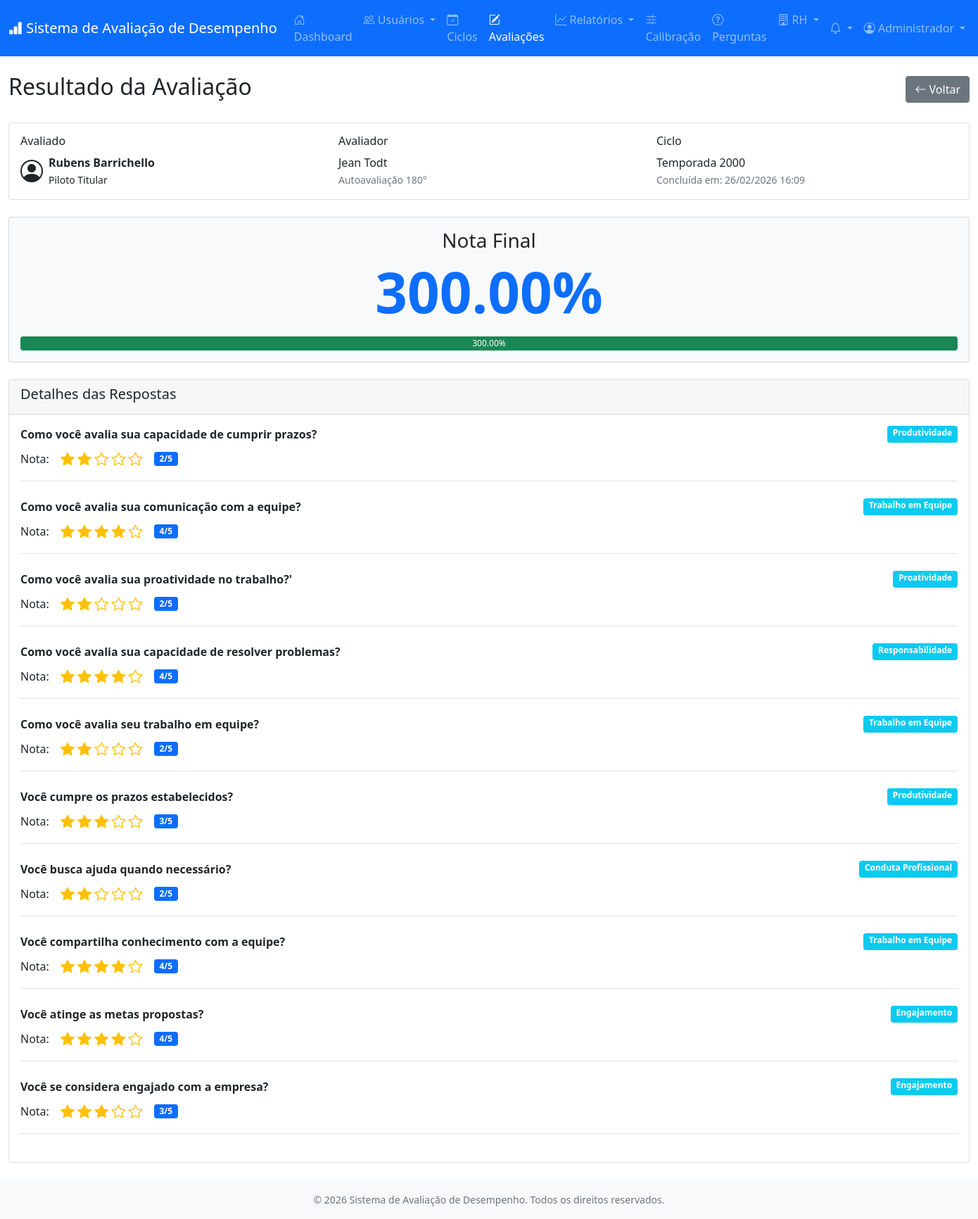
/modules/avaliacoes/visualizar.php?id=177 (signed in), run on the app's committed database.
### tables this page shows
CREATE TABLE `usuarios` (
  `id` int(11) NOT NULL,
  `empresa_id` int(11) DEFAULT NULL,
  `nome` varchar(150) NOT NULL,
  `email` varchar(150) NOT NULL,
  `telefone` varchar(20) DEFAULT NULL,
  `senha` varchar(255) NOT NULL,
  `cargo_id` int(11) DEFAULT NULL,
  `departamento_id` int(11) DEFAULT NULL,
  `gestor_id` int(11) DEFAULT NULL,
  `tipo` enum('admin','rh','gestor','colaborador') DEFAULT 'colaborador',
  `ativo` tinyint(1) DEFAULT 1,
  `foto_perfil` varchar(255) DEFAULT NULL,
  `data_contratacao` date DEFAULT NULL,
  `data_criacao` timestamp NULL DEFAULT current_timestamp(),
  `data_atualizacao` timestamp NULL DEFAULT current_timestamp() ON UPDATE current_timestamp()
);

CREATE TABLE `avaliacoes` (
  `id` int(11) NOT NULL,
  `ciclo_id` int(11) NOT NULL,
  `avaliado_id` int(11) NOT NULL,
  `avaliador_id` int(11) NOT NULL,
  `formulario_id` int(11) NOT NULL,
  `status` enum('pendente','em_andamento','concluida') DEFAULT 'pendente',
  `data_inicio` datetime DEFAULT NULL,
  `data_conclusao` datetime DEFAULT NULL,
  `nota_final` decimal(5,2) DEFAULT NULL,
  `feedback_geral` text DEFAULT NULL,
  `data_criacao` timestamp NULL DEFAULT current_timestamp()
);

CREATE TABLE `cargos` (
  `id` int(11) NOT NULL,
  `nome` varchar(100) NOT NULL,
  `nivel` varchar(50) DEFAULT NULL,
  `descricao` text DEFAULT NULL,
  `ativo` tinyint(1) DEFAULT 1,
  `data_criacao` timestamp NULL DEFAULT current_timestamp()
);

CREATE TABLE `formularios` (
  `id` int(11) NOT NULL,
  `nome` varchar(150) NOT NULL,
  `descricao` text DEFAULT NULL,
  `tipo` enum('autoavaliacao','gestor','pares','subordinados','360','rotina','rh') DEFAULT 'autoavaliacao',
  `peso` int(11) DEFAULT 1,
  `ativo` tinyint(1) DEFAULT 1,
  `data_criacao` timestamp NULL DEFAULT current_timestamp()
);

CREATE TABLE `ciclos_avaliacao` (
  `id` int(11) NOT NULL,
  `nome` varchar(150) NOT NULL,
  `descricao` text DEFAULT NULL,
  `data_inicio` date NOT NULL,
  `data_fim` date NOT NULL,
  `tipo` enum('90','180','360') DEFAULT '180',
  `empresa_id` int(11) DEFAULT NULL,
  `formulario_id` int(11) DEFAULT NULL,
  `status` enum('planejado','em_andamento','finalizado','cancelado') DEFAULT 'planejado',
  `configuracao` longtext DEFAULT NULL CHECK (json_valid(`configuracao`)),
  `data_criacao` timestamp NULL DEFAULT current_timestamp(),
  `data_atualizacao` timestamp NULL DEFAULT current_timestamp() ON UPDATE current_timestamp()
);

CREATE TABLE `respostas` (
  `id` int(11) NOT NULL,
  `avaliacao_id` int(11) NOT NULL,
  `pergunta_id` int(11) NOT NULL,
  `resposta_texto` text DEFAULT NULL,
  `resposta_nota` int(11) DEFAULT NULL,
  `data_resposta` timestamp NULL DEFAULT current_timestamp()
);

CREATE TABLE `perguntas` (
  `id` int(11) NOT NULL,
  `formulario_id` int(11) NOT NULL,
  `competencia_id` int(11) DEFAULT NULL,
  `texto` text NOT NULL,
  `tipo_resposta` enum('escala_1_5','texto','nota','sim_nao') DEFAULT 'escala_1_5',
  `peso` int(11) DEFAULT 1,
  `ordem` int(11) DEFAULT 0,
  `obrigatorio` tinyint(1) DEFAULT 1
);

CREATE TABLE `competencias` (
  `id` int(11) NOT NULL,
  `nome` varchar(100) NOT NULL,
  `descricao` text DEFAULT NULL,
  `tipo` enum('comportamental','tecnica','organizacional') DEFAULT 'comportamental',
  `ativo` tinyint(1) DEFAULT 1,
  `data_criacao` timestamp NULL DEFAULT current_timestamp()
);

### modules/avaliacoes/visualizar.php (the view, shortened to what the rows shown need)
<?php
require_once '../../config/database.php';
require_once '../../includes/auth.php';
require_once '../../includes/functions.php';
$database = new Database();
$conn = $database->getConnection();
$auth = new Auth();
$functions = new Functions();
$auth->requireLogin();
$avaliacao_id = $_GET['id'] ?? 0;
$query = "SELECT a.*,
            u.nome as avaliado_nome,
            u.email as avaliado_email,
            u.foto_perfil,
            u.cargo_id,
            c.nome as cargo_nome,
            av.nome as avaliador_nome,
            ci.nome as ciclo_nome,
            f.nome as formulario_nome
          FROM avaliacoes a
          JOIN usuarios u ON a.avaliado_id = u.id
          LEFT JOIN cargos c ON u.cargo_id = c.id
          JOIN usuarios av ON a.avaliador_id = av.id
          JOIN ciclos_avaliacao ci ON a.ciclo_id = ci.id
          JOIN formularios f ON a.formulario_id = f.id
          WHERE a.id = :id";
$stmt = $conn->prepare($query);
$stmt->bindParam(':id', $avaliacao_id);
$stmt->execute();
$avaliacao = $stmt->fetch();
$query_respostas = "SELECT r.*, p.texto as pergunta_texto, p.tipo_resposta,
                           c.nome as competencia_nome
                    FROM respostas r
                    JOIN perguntas p ON r.pergunta_id = p.id
                    LEFT JOIN competencias c ON p.competencia_id = c.id
                    WHERE r.avaliacao_id = :avaliacao_id
                    ORDER BY p.ordem ASC";
$stmt = $conn->prepare($query_respostas);
$stmt->bindParam(':avaliacao_id', $avaliacao_id);
$stmt->execute();
$respostas = $stmt->fetchAll();
require_once '../../includes/header.php';
?>
<div class="row">
    <div class="col-12">
        <div class="d-flex justify-content-between align-items-center mb-4">
            <h2>Resultado da Avaliação</h2>
        </div>
        <div class="card mb-4">
            <div class="card-body">
                <div class="row">
                    <div class="col-md-4">
                        <div class="d-flex align-items-center">
                            <div>
                                <strong><?php echo htmlspecialchars($avaliacao['avaliado_nome']); ?></strong><br>
                                <small><?php echo htmlspecialchars($avaliacao['cargo_nome'] ?? ''); ?></small>
                            </div>
                        </div>
                    </div>
                    <div class="col-md-4">
                        <h6>Avaliador</h6>
                        <p class="mb-0"><?php echo htmlspecialchars($avaliacao['avaliador_nome']); ?></p>
                        <small class="text-muted"><?php echo htmlspecialchars($avaliacao['formulario_nome']); ?></small>
                    </div>
                    <div class="col-md-4">
                        <h6>Ciclo</h6>
                        <p class="mb-0"><?php echo htmlspecialchars($avaliacao['ciclo_nome']); ?></p>
                        <small class="text-muted">
                            Concluída em: <?php echo $functions->formatDate($avaliacao['data_conclusao'], 'd/m/Y H:i'); ?>
                        </small>
                    </div>
                </div>
            </div>
        </div>
        <?php if ($avaliacao['nota_final']): ?>
        <div class="card mb-4 bg-light">
            <div class="card-body text-center">
                <h3>Nota Final</h3>
                <div class="display-1 text-primary fw-bold">
                    <?php echo number_format($avaliacao['nota_final'], 2); ?>%
                </div>
                <div class="progress mt-3" style="height: 20px;">
                    <div class="progress-bar bg-<?php
                        echo $avaliacao['nota_final'] >= 80 ? 'success' :
                            ($avaliacao['nota_final'] >= 60 ? 'warning' : 'danger');
                    ?>" role="progressbar"
                         style="width: <?php echo $avaliacao['nota_final']; ?>%">
                        <?php echo number_format($avaliacao['nota_final'], 2); ?>%
                    </div>
                </div>
            </div>
        </div>
        <?php endif; ?>
        <div class="card">
            <div class="card-body">
                <?php if (empty($respostas)): ?>
                <p class="text-muted text-center py-4">
                    <i class="bi bi-chat-square-text fs-1 d-block mb-3"></i>
                    Nenhuma resposta encontrada para esta avaliação.
                </p>
                <?php else: ?>
                    <?php foreach ($respostas as $resposta): ?>
                    <div class="mb-4 pb-3 border-bottom">
                        <div class="d-flex justify-content-between mb-2">
                            <strong><?php echo htmlspecialchars($resposta['pergunta_texto']); ?></strong>
                            <?php if ($resposta['competencia_nome']): ?>
                            <span class="badge bg-info"><?php echo htmlspecialchars($resposta['competencia_nome']); ?></span>
                            <?php endif; ?>
                        </div>
                        <?php if ($resposta['resposta_nota'] !== null): ?>
                            <?php if ($resposta['tipo_resposta'] == 'sim_nao'): ?>
                                <div class="mt-2">
                                    <?php if ($resposta['resposta_nota'] == 1): ?>
                                    <span class="badge bg-success p-2">
                                        <i class="bi bi-check-circle"></i> SIM
                                    </span>
                                    <?php else: ?>
                                    <span class="badge bg-danger p-2">
                                        <i class="bi bi-x-circle"></i> NÃO
                                    </span>
                                    <?php endif; ?>
                                </div>
                            <?php elseif ($resposta['tipo_resposta'] == 'escala_1_5'): ?>
                                <div class="d-flex align-items-center">
                                    <span class="me-3">Nota:</span>
                                    <div class="rating-display">
                                        <?php for ($i = 1; $i <= 5; $i++): ?>
                                        <i class="bi bi-star<?php echo $i <= $resposta['resposta_nota'] ? '-fill' : ''; ?> text-warning fs-5"></i>
                                        <?php endfor; ?>
                                    </div>
                                    <span class="ms-3 badge bg-primary"><?php echo $resposta['resposta_nota']; ?>/5</span>
                                </div>
                            <?php endif; ?>
                        <?php endif; ?>
                    </div>
                    <?php endforeach; ?>
                <?php endif; ?>
            </div>
        </div>
    </div>
</div>
<?php
require_once '../../includes/footer.php';
?>

### includes/header.php (shortened to what the rows shown need)
<?php
require_once dirname(__DIR__) . '/config/database.php';
require_once dirname(__DIR__) . '/includes/auth.php';
require_once dirname(__DIR__) . '/includes/functions.php';
$user = $auth->getUser();
?><!DOCTYPE html>
<html lang="pt-BR">
<head>
    <link href="https://cdn.jsdelivr.net/npm/bootstrap@5.1.3/dist/css/bootstrap.min.css" rel="stylesheet">
    <link rel="stylesheet" href="https://cdn.jsdelivr.net/npm/bootstrap-icons@1.8.1/font/bootstrap-icons.css">
    <link rel="stylesheet" href="<?php echo SITE_URL; ?>/assets/css/style.css">
</head>
<body>
    <nav class="navbar navbar-expand-lg navbar-dark bg-primary">
        <div class="container-fluid">
            <div class="collapse navbar-collapse" id="navbarNav">
                <ul class="navbar-nav">
                    <li class="nav-item dropdown">
                        <a class="nav-link dropdown-toggle" href="#" role="button" data-bs-toggle="dropdown" aria-expanded="false">
                            <i class="bi bi-person-circle"></i> <?php echo explode(' ', $user['nome'] ?? 'Usuário')[0]; ?>
                        </a>
                    </li>
                </ul>
            </div>
        </div>
    </nav>
    <main class="py-4">
        <div class="container-fluid">

### data on the page
usuarios: nome "Administrador"
avaliacoes: avaliado.nome "Rubens Barrichello", cargos.nome "Piloto Titular", avaliador.nome "Jean Todt", formulario.nome "Autoavaliação 180°", ciclo.nome "Temporada 2000", data_conclusao "26/02/2026 16:09", nota_final "300.00"
respostas: pergunta.texto "Como você avalia sua capacidade de cumprir prazos?", competencias.nome "Produtividade", resposta_nota "2"
respostas: pergunta.texto "Como você avalia sua comunicação com a equipe?", competencias.nome "Trabalho em Equipe", resposta_nota "4"
respostas: pergunta.texto "Como você avalia sua proatividade no trabalho?'", competencias.nome "Proatividade", resposta_nota "2"
respostas: pergunta.texto "Como você avalia sua capacidade de resolver problemas?", competencias.nome "Responsabilidade", resposta_nota "4"
respostas: pergunta.texto "Como você avalia seu trabalho em equipe?", competencias.nome "Trabalho em Equipe", resposta_nota "2"
respostas: pergunta.texto "Você cumpre os prazos estabelecidos?", competencias.nome "Produtividade", resposta_nota "3"
respostas: pergunta.texto "Você busca ajuda quando necessário?", competencias.nome "Conduta Profissional", resposta_nota "2"
respostas: pergunta.texto "Você compartilha conhecimento com a equipe?", competencias.nome "Trabalho em Equipe", resposta_nota "4"
respostas: pergunta.texto "Você atinge as metas propostas?", competencias.nome "Engajamento", resposta_nota "4"
respostas: pergunta.texto "Você se considera engajado com a empresa?", competencias.nome "Engajamento", resposta_nota "3"

### other printed values
SITE_NAME "Sistema de Avaliação de Desempenho"
